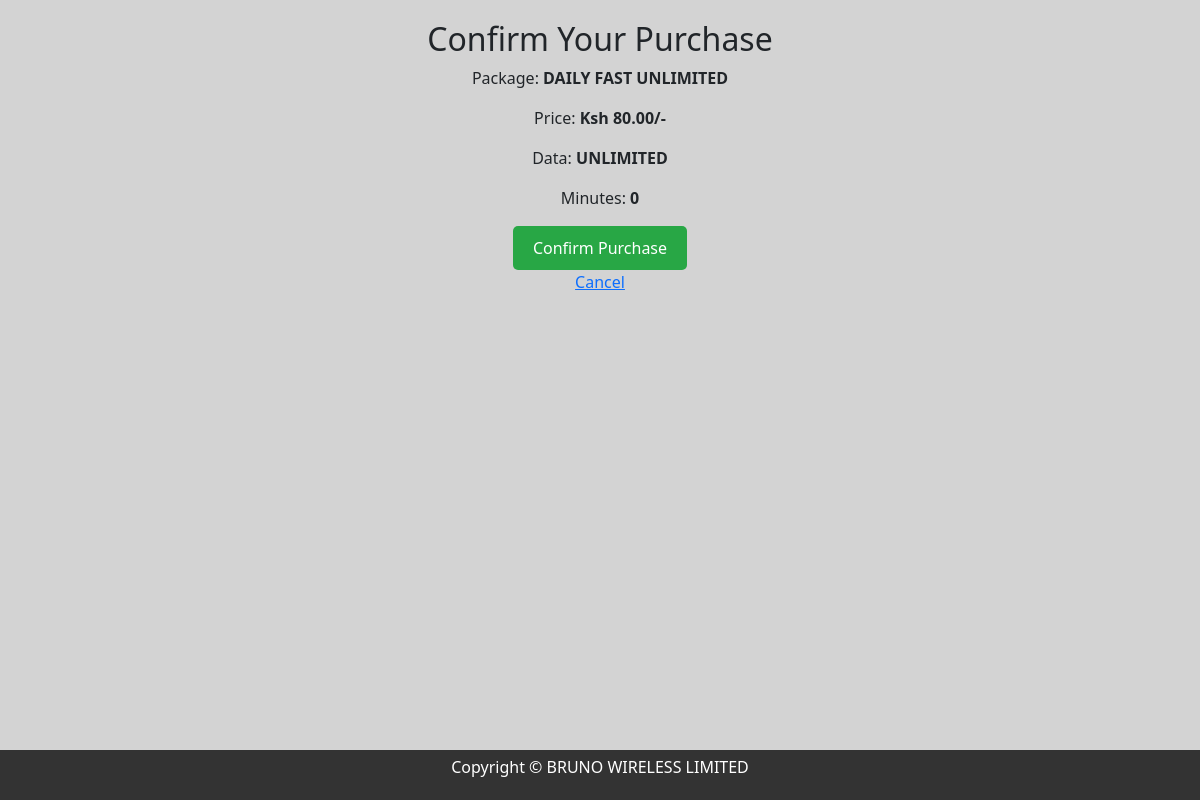
The app's page /purchase/5/ with its own data.
### wifi/models.py (models this page shows, shortened)
class Package(models.Model):
    name = models.CharField(max_length=100)
    price = models.DecimalField(max_digits=10, decimal_places=2)
    data_limit = models.CharField(max_length=100)
    duration = models.CharField(max_length=50)
    minutes_limit = models.CharField(max_length=50, default=0)

### wifi/views.py (the view, shortened to what this page needs)
# urls.py: path('purchase/<int:package_id>/', views.purchase_plan, name='purchase_plan'),
def purchase_plan(request, package_id):
    package = get_object_or_404(Package, id=package_id)
    return render(request, 'wifi/purchase_confirmation.html', {'package': package})

### wifi/templates/wifi/purchase_confirmation.html (shortened to what this page needs)
{% extends 'wifi/base.html' %}
{% block content %}
<div class="confirmation-container">
    <h2>Confirm Your Purchase</h2>
    <p>Package: <strong>{{ package.name }}</strong></p>
    <p>Price: <strong>Ksh {{ package.price }}/-</strong></p>
    <p>Data: <strong>{{ package.data_limit }}</strong></p>
    <p>Minutes: <strong>{{ package.minutes_limit }}</strong></p>
    <form method="POST">
        <button type="submit" class="confirm-btn">Confirm Purchase</button>
    </form>
    <a href="{% url 'dashboard' %}">Cancel</a>
</div>
{% endblock %}

### wifi/templates/wifi/base.html (style rules this page uses)
body { background-color: lightgrey; }

### wifi/templates/wifi/purchase_confirmation.html (style rules this page uses)
.confirmation-container { text-align: center; padding: 20px; }
.confirm-btn { background-color: #28a745; color: white; padding: 10px 20px; border: none; border-radius: 5px; cursor: pointer; }

### records on screen
Package: name "DAILY FAST UNLIMITED", price "80.00", data_limit "UNLIMITED", minutes_limit "0"
